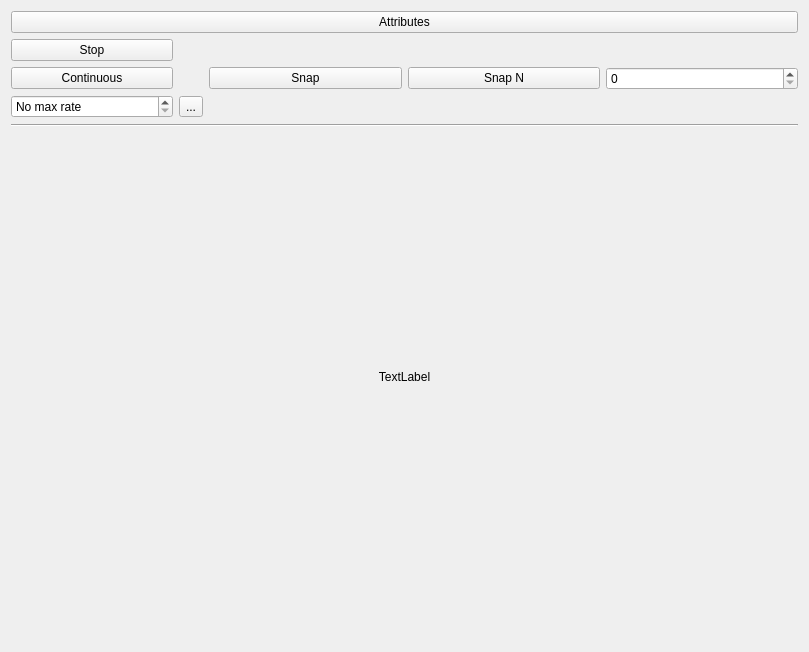
<?xml version="1.0" encoding="UTF-8"?>
<ui version="4.0">
 <class>Form</class>
 <widget class="QWidget" name="Form">
  <property name="geometry">
   <rect>
    <x>0</x>
    <y>0</y>
    <width>809</width>
    <height>652</height>
   </rect>
  </property>
  <property name="windowTitle">
   <string>Form</string>
  </property>
  <layout class="QGridLayout" name="gridLayout">
   <item row="7" column="0">
    <widget class="QLabel" name="label_fps">
     <property name="text">
      <string>TextLabel</string>
     </property>
     <property name="alignment">
      <set>Qt::AlignCenter</set>
     </property>
    </widget>
   </item>
   <item row="3" column="0">
    <layout class="QGridLayout" name="gridLayout_3">
     <item row="1" column="0">
      <layout class="QHBoxLayout" name="horizontalLayout">
       <item>
        <layout class="QGridLayout" name="gridLayout_2">
         <item row="3" column="0">
          <widget class="QDoubleSpinBox" name="doubleSpinBox_maxrate">
           <property name="toolTip">
            <string>&lt;html&gt;&lt;head/&gt;&lt;body&gt;&lt;p&gt;Maximum frame rate in continuous acquisition mode. Use this to reduce load on the computer during continuous acquisition,otherwise frames are acquired as quickly as possible, which may not be desirable on slower computers.&lt;/p&gt;&lt;/body&gt;&lt;/html&gt;</string>
           </property>
           <property name="specialValueText">
            <string>No max rate</string>
           </property>
           <property name="prefix">
            <string/>
           </property>
           <property name="suffix">
            <string> fps</string>
           </property>
           <property name="decimals">
            <number>1</number>
           </property>
           <property name="maximum">
            <double>9999.000000000000000</double>
           </property>
           <property name="value">
            <double>0.000000000000000</double>
           </property>
          </widget>
         </item>
         <item row="1" column="0">
          <widget class="QPushButton" name="pushButton_continuous">
           <property name="toolTip">
            <string>Acquire images continuously</string>
           </property>
           <property name="autoFillBackground">
            <bool>false</bool>
           </property>
           <property name="text">
            <string>Continuous</string>
           </property>
           <property name="icon">
            <iconset>
             <normaloff>:/qtutils/fugue/control.png</normaloff>:/qtutils/fugue/control.png</iconset>
           </property>
          </widget>
         </item>
         <item row="3" column="1">
          <widget class="QToolButton" name="toolButton_nomax">
           <property name="toolTip">
            <string>No max rate</string>
           </property>
           <property name="text">
            <string>...</string>
           </property>
           <property name="icon">
            <iconset>
             <normaloff>:/qtutils/fugue/arrow-turn-180-left.png</normaloff>:/qtutils/fugue/arrow-turn-180-left.png</iconset>
           </property>
          </widget>
         </item>
         <item row="0" column="0">
          <widget class="QPushButton" name="pushButton_stop">
           <property name="toolTip">
            <string>Stop acquiring images</string>
           </property>
           <property name="text">
            <string>Stop</string>
           </property>
           <property name="icon">
            <iconset>
             <normaloff>:/qtutils/fugue/control-stop-square.png</normaloff>:/qtutils/fugue/control-stop-square.png</iconset>
           </property>
          </widget>
         </item>
        </layout>
       </item>
       <item>
        <widget class="QPushButton" name="pushButton_snap">
         <property name="toolTip">
          <string>Take a single image</string>
         </property>
         <property name="text">
          <string>Snap</string>
         </property>
         <property name="icon">
          <iconset>
           <normaloff>:/qtutils/fugue/control-stop.png</normaloff>:/qtutils/fugue/control-stop.png</iconset>
         </property>
        </widget>
       </item>
       <item>
        <widget class="QPushButton" name="pushButton_snap_N">
         <property name="toolTip">
          <string>Take N images</string>
         </property>
         <property name="text">
          <string>Snap N</string>
         </property>
         <property name="icon">
          <iconset>
           <normaloff>:/qtutils/fugue/control-stop.png</normaloff>:/qtutils/fugue/control-stop.png</iconset>
         </property>
        </widget>
       </item>
       <item>
        <widget class="QSpinBox" name="spinBox_snap_N">
         <property name="toolTip">
          <string>Number of images for Snap N</string>
         </property>
        </widget>
       </item>
      </layout>
     </item>
    </layout>
   </item>
   <item row="2" column="0">
    <widget class="QPushButton" name="pushButton_attributes">
     <property name="toolTip">
      <string>View IMAQdx attributes</string>
     </property>
     <property name="text">
      <string>Attributes</string>
     </property>
     <property name="icon">
      <iconset>
       <normaloff>:/qtutils/fugue/table-export.png</normaloff>:/qtutils/fugue/table-export.png</iconset>
     </property>
    </widget>
   </item>
   <item row="6" column="0">
    <widget class="Line" name="line">
     <property name="orientation">
      <enum>Qt::Horizontal</enum>
     </property>
    </widget>
   </item>
   <item row="8" column="0">
    <spacer name="horizontalSpacer">
     <property name="orientation">
      <enum>Qt::Horizontal</enum>
     </property>
     <property name="sizeHint" stdset="0">
      <size>
       <width>40</width>
       <height>20</height>
      </size>
     </property>
    </spacer>
   </item>
  </layout>
 </widget>
 <resources/>
 <connections/>
</ui>
